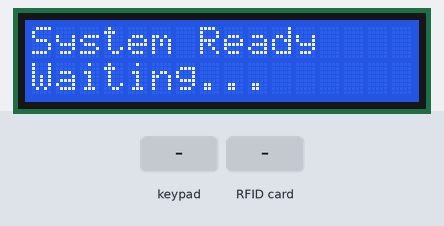
This sketch was run on a simulated ESP32. Shown: 16×2 character LCD. The test bench sets the inputs (shaded band). WiFi joins after 1.5 s; servers stay silent unless stated; what the sketch prints to the serial monitor is not drawn.

Above: at 8.1 s.
8.2 s: keypad keys 1 2 3 4 pressed 0.4 s apart
At 8.8 s:
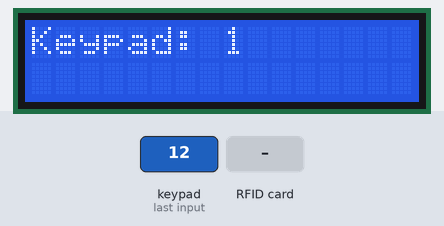
12.8 s: RFID card 5E 7A 19 C4 held to the reader
At 14.6 s:
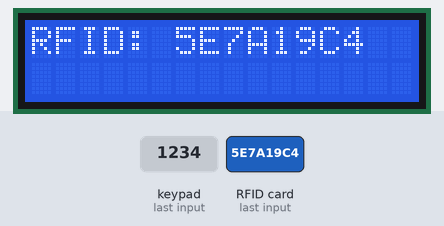
14.9 s: key 'A' pressed
At 17.0 s:
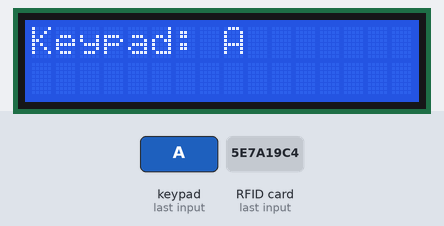
17.9 s: key 'B' pressed
At 18.9 s:
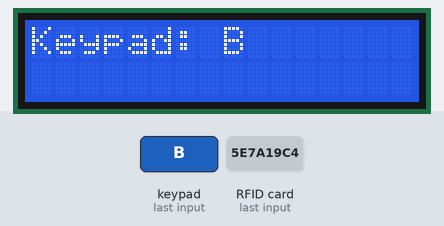
19.6 s: key 'C' pressed
At 20.5 s:
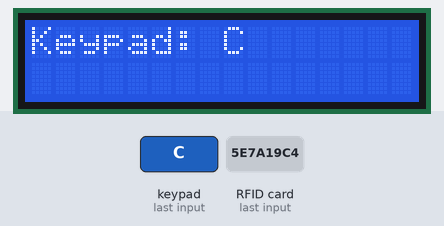
21.1 s: key '*' pressed
At 22.2 s:
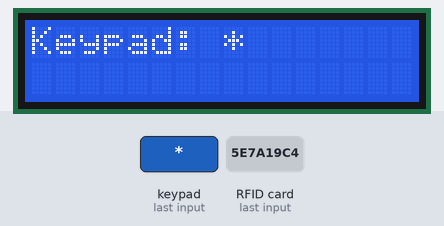
Timing chart, 0 to 23.6 s (numbered marks = the images above; inputs shaded):
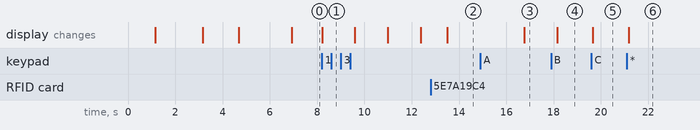

The sketch:

ESP32_NODEMCU_CODE.ino
```cpp
// ESP32 NodeMCU-Style Board - Door Lock System
// Pin assignments for D0-D8 labeled ESP32 board

// ==================== PIN DEFINITIONS ====================
// I2C LCD (4-Pin)
#define LCD_SDA 13  // D7 (GPIO 13)
#define LCD_SCL 12  // D6 (GPIO 12)

// RFID RC522
#define RFID_RST 2   // D4 (GPIO 2)
#define RFID_SS 15   // D8 (GPIO 15)
#define RFID_MOSI 13 // D7 (GPIO 13) - SHARED with LCD SDA
#define RFID_MISO 12 // D6 (GPIO 12) - SHARED with LCD SCL
#define RFID_SCK 14  // D5 (GPIO 14)

// Keypad (4x4 Matrix)
// Rows
#define KEYPAD_ROW1 36 // A0 (GPIO 36) - Input only
#define KEYPAD_ROW2 26 // D0 (GPIO 26)
#define KEYPAD_ROW3 0  // D3 (GPIO 0) - Boot pin, be careful!
#define KEYPAD_ROW4 21 // D2 (GPIO 21) - Alternative if not using for I2C

// Columns
#define KEYPAD_COL1 22 // D1 (GPIO 22) - Alternative if not using for I2C
#define KEYPAD_COL2 14 // D5 (GPIO 14) - SHARED with RFID SCK
#define KEYPAD_COL3 13 // D7 (GPIO 13) - SHARED with LCD SDA/RFID MOSI
#define KEYPAD_COL4 15 // D8 (GPIO 15) - SHARED with RFID SS

// Relay
#define RELAY_PIN 2 // D4 (GPIO 2) - SHARED with RFID RST

// Fingerprint (Optional - skip if you need more pins)
#define FINGERPRINT_RX 3 // RX (GPIO 3) - Serial2 RX
#define FINGERPRINT_TX 1 // TX (GPIO 1) - Serial2 TX (conflicts with USB Serial)

// ==================== INCLUDES ====================
#include <Wire.h>
#include <LiquidCrystal_I2C.h>
#include <Keypad.h>
#include <SPI.h>
#include <MFRC522.h>
#include <WiFi.h>
#include <HTTPClient.h>
#include <ArduinoJson.h>

// ==================== LCD SETUP ====================
LiquidCrystal_I2C lcd(0x27, 16, 2); // Try 0x3F if 0x27 doesn't work

// ==================== KEYPAD SETUP ====================
const byte ROWS = 4;
const byte COLS = 4;
char keys[ROWS][COLS] = {
  {'1', '2', '3', 'A'},
  {'4', '5', '6', 'B'},
  {'7', '8', '9', 'C'},
  {'*', '0', '#', 'D'}
};
byte rowPins[ROWS] = {KEYPAD_ROW1, KEYPAD_ROW2, KEYPAD_ROW3, KEYPAD_ROW4};
byte colPins[COLS] = {KEYPAD_COL1, KEYPAD_COL2, KEYPAD_COL3, KEYPAD_COL4};
Keypad keypad = Keypad(makeKeymap(keys), rowPins, colPins, ROWS, COLS);

// ==================== RFID SETUP ====================
MFRC522 mfrc522(RFID_SS, RFID_RST);

// ==================== CONFIGURATION ====================
const char* ssid = "YOUR_WIFI_SSID";
const char* password = "YOUR_WIFI_PASSWORD";
const char* apiBaseUrl = "http://your-backend-url.com";
const char* deviceId = "DOOR-001";

// ==================== SETUP ====================
void setup() {
  Serial.begin(115200);
  delay(1000);

  Serial.println("=================================");
  Serial.println("ESP32 NodeMCU Door Lock System");
  Serial.println("=================================");

  // Initialize I2C with custom pins
  Wire.begin(LCD_SDA, LCD_SCL);

  // Initialize LCD
  lcd.init();
  lcd.backlight();
  lcd.setCursor(0, 0);
  lcd.print("Initializing...");

  // Initialize RFID
  SPI.begin();
  mfrc522.PCD_Init();

  // Initialize Relay
  pinMode(RELAY_PIN, OUTPUT);
  digitalWrite(RELAY_PIN, LOW);

  // Test LCD
  lcd.clear();
  lcd.setCursor(0, 0);
  lcd.print("LCD Test OK!");
  delay(2000);

  // Connect WiFi
  connectToWiFi();

  // Test API
  if (testHealthEndpoint()) {
    lcd.clear();
    lcd.setCursor(0, 0);
    lcd.print("API Connected!");
    delay(2000);
  }

  lcd.clear();
  lcd.setCursor(0, 0);
  lcd.print("System Ready");
  lcd.setCursor(0, 1);
  lcd.print("Waiting...");

  Serial.println("System initialized!");
}

// ==================== MAIN LOOP ====================
void loop() {
  // Check RFID
  if (mfrc522.PICC_IsNewCardPresent() && mfrc522.PICC_ReadCardSerial()) {
    String uid = "";
    for (byte i = 0; i < mfrc522.uid.size; i++) {
      if (mfrc522.uid.uidByte[i] < 0x10) uid += "0";
      uid += String(mfrc522.uid.uidByte[i], HEX);
    }
    uid.toUpperCase();

    Serial.print("RFID: ");
    Serial.println(uid);

    lcd.clear();
    lcd.setCursor(0, 0);
    lcd.print("RFID: ");
    lcd.print(uid.substring(0, 8));
    lcd.setCursor(0, 1);
    lcd.print(uid.substring(8));

    // Test relay
    digitalWrite(RELAY_PIN, HIGH);
    delay(2000);
    digitalWrite(RELAY_PIN, LOW);

    mfrc522.PICC_HaltA();
    delay(1000);
  }

  // Check Keypad
  char key = keypad.getKey();
  if (key) {
    Serial.print("Key: ");
    Serial.println(key);

    lcd.clear();
    lcd.setCursor(0, 0);
    lcd.print("Keypad: ");
    lcd.print(key);
    delay(1000);
  }

  delay(100);
}

// ==================== WIFI CONNECTION ====================
void connectToWiFi() {
  lcd.clear();
  lcd.setCursor(0, 0);
  lcd.print("Connecting WiFi");

  WiFi.mode(WIFI_STA);
  WiFi.begin(ssid, password);

  int attempts = 0;
  while (WiFi.status() != WL_CONNECTED && attempts < 20) {
    delay(500);
    Serial.print(".");
    attempts++;
  }

  if (WiFi.status() == WL_CONNECTED) {
    Serial.println();
    Serial.print("WiFi IP: ");
    Serial.println(WiFi.localIP());
    lcd.clear();
    lcd.setCursor(0, 0);
    lcd.print("WiFi Connected");
    lcd.setCursor(0, 1);
    lcd.print(WiFi.localIP().toString());
    delay(2000);
  } else {
    Serial.println("WiFi Failed!");
    lcd.clear();
    lcd.setCursor(0, 0);
    lcd.print("WiFi Failed");
  }
}

// ==================== API HEALTH CHECK ====================
bool testHealthEndpoint() {
  HTTPClient http;
  String url = String(apiBaseUrl) + "/health";

  http.begin(url);
  http.setTimeout(5000);

  int httpCode = http.GET();

  if (httpCode == 200) {
    String payload = http.getString();
    Serial.print("Health: ");
    Serial.println(payload);
    http.end();
    return true;
  } else {
    Serial.print("Health Check Failed: ");
    Serial.println(httpCode);
    http.end();
    return false;
  }
}
```

Measured:
- after the input at 8.2 s, the display: changes at once (image 1)
- after the input at 12.8 s, the display: changes after 0.70 s (image 2)
- after the input at 14.9 s, the display: changes after 1.9 s (image 3)
- after the input at 17.9 s, the display: changes after 0.25 s (image 4)
- after the input at 19.6 s, the display: changes after 0.06 s (image 5)
- after the input at 21.1 s, the display: changes after 0.08 s (image 6)
